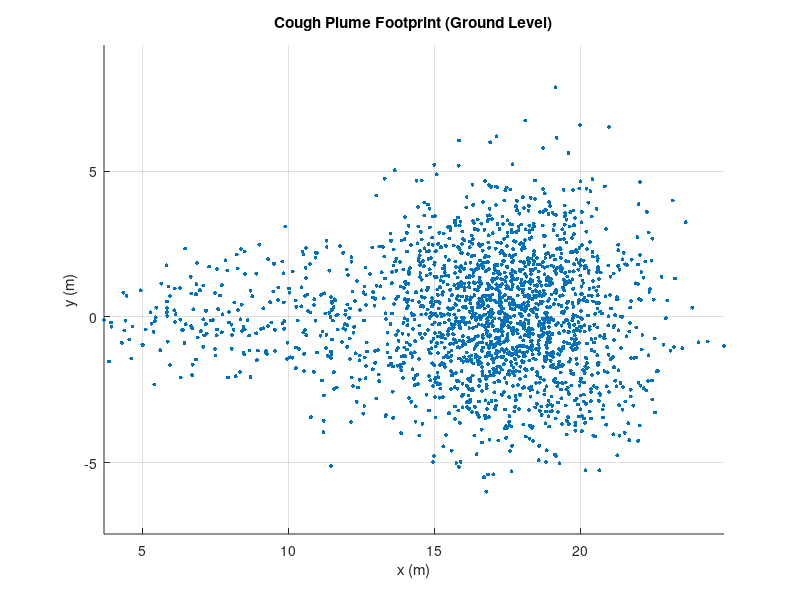
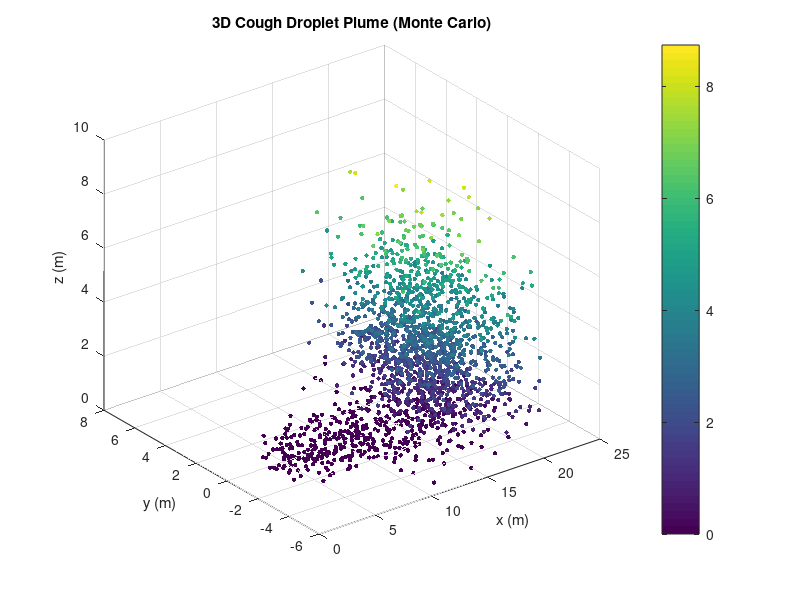
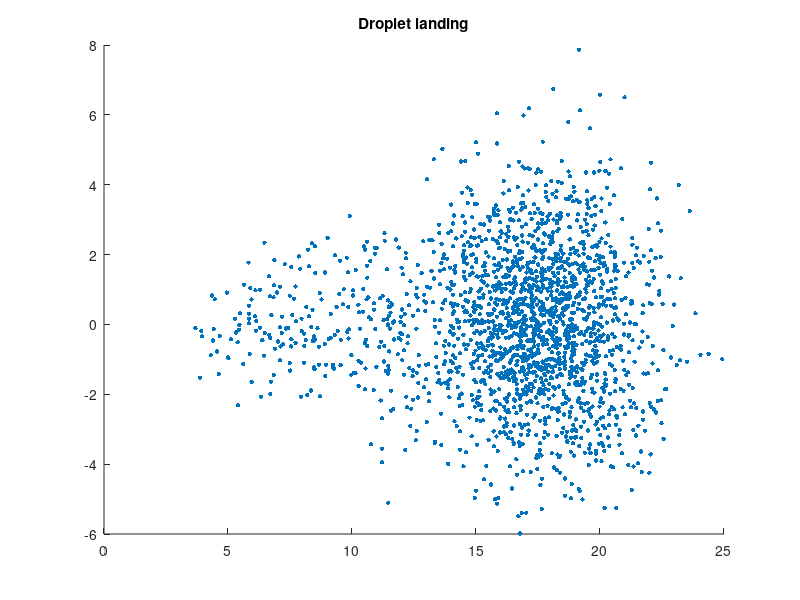
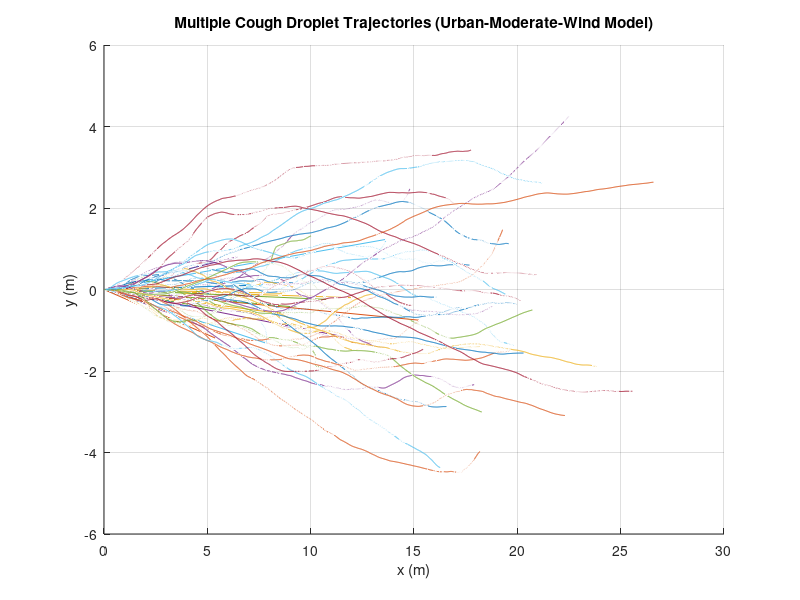

These figures' MATLAB source, in order: (Note: this script raises an error after producing the figures.)
%% ==============================
%  COUGH DROPLET PLUME MODEL
%  Monte Carlo + turbulence + settling
%% ==============================

clear; clc;

%% ------------------------------
% PARAMETERS
%% ------------------------------
g = 9.81;

density_liquid = 1000;
radius = 5e-6;
air_viscosity = 1.8e-5;

particle_relaxation = (2*density_liquid*radius^2)/(9*air_viscosity);
v_settle = particle_relaxation * g;   % settling speed (m/s)

%% ------------------------------
% MEAN WIND (choose scenario)
%% ------------------------------
U_ref = [3,6,12];      % light, moderate, strong
alpha = [0.13,0.25,0.325]; % field, suburb, urban

scenario_wind = 1;   % moderate
scenario_terrain = 3; % urban

U0 = U_ref(scenario_wind);
a  = alpha(scenario_terrain);

z = 2;
z_ref = 10;

U_mean_scalar = U0 * (z / z_ref)^a;
u_mean = [U_mean_scalar; 0; 0];

%% ------------------------------
% TURBULENCE PARAMETERS
%% ------------------------------
TL = 2;       % turbulence timescale (s)
sigma = 0.4;  % turbulence strength

%% ------------------------------
% TIME SETTINGS
%% ------------------------------
dt = 0.01;
T  = 10;
N  = T/dt;

%% ------------------------------
% MONTE CARLO SETTINGS
%% ------------------------------
Nd = 2000;   % number of droplets

x_end = zeros(3,Nd);

%% ------------------------------
% MAIN SIMULATION LOOP
%% ------------------------------

for i = 1:Nd

    % initial condition
    x = [0;0;2] + 0.02*randn(3,1);

    u_prime = zeros(3,1);

    for n = 1:N-1

        % --------------------------
        % TURBULENCE (OU PROCESS)
        % --------------------------
        xi = randn(3,1);

        u_prime = u_prime - (dt/TL)*u_prime + sigma*sqrt(dt)*xi;

        % --------------------------
        % MEAN FLOW + TURBULENCE
        % --------------------------
        u_air = u_mean + u_prime;

        dxdt = u_air;

        % settling (downwards)
        dxdt(3) = dxdt(3) - v_settle;

        % --------------------------
        % UPDATE POSITION
        % --------------------------
        x_new = x + dxdt*dt;

        % --------------------------
        % DEPOSITION CONDITION
        % --------------------------
        if x_new(3) <= 0
            x_new(3) = 0;   % lock to ground
            x = x_new;
            break;          % stop this droplet
        end

        x = x_new;

    end

    x_end(:,i) = x;

end

%% ==============================
% PLOTTING: PLUME DISTRIBUTION
%% ==============================

%% 1. Ground footprint (XY plane)
figure;
scatter(x_end(1,:), x_end(2,:), 8, 'filled');

xlabel('x (m)');
ylabel('y (m)');
title('Cough Plume Footprint (Ground Level)');
grid on;
axis equal;

%% 2. 3D plume
figure;
scatter3( ...
    x_end(1,:), ...
    x_end(2,:), ...
    x_end(3,:), ...
    10, ...
    x_end(3,:), ...
    'filled' ...
);

colorbar;
xlabel('x (m)');
ylabel('y (m)');
zlabel('z (m)');
title('3D Cough Droplet Plume (Monte Carlo)');
grid on;
view(3);

%% 3. Density map (XY histogram)
figure;
hist3([x_end(1,:)' x_end(2,:)'], 'Nbins',[60 60]);

xlabel('x (m)');
ylabel('y (m)');
zlabel('Density');
title('Plume Density Field (XY Projection)');


%what we see here is that the mean wind speed pushed the particle droplets along the x axis (directionally away from the mouth). Turbulence causes the droplet to stray away the further away from the inital position given that it is moving upwards as if it heads downwards it will stop at the ground. this is why you see a sharp rise upwards as we move along the x axis.

x_mean = mean(x_end, 2);

x_mean


%x: from this we can infer that the wind is strang and very affective at carrying the droplet away from the mouth


%y: this answer is approx zero, which makes sense as turbulence has symettric randomness due the the norm dist.

%z: this is a suprising result because it shows that on average the droplets end up higher

ground_hits = x_end(3,:) == 0;

x_ground_mean = mean(x_end(1,ground_hits));
y_ground_mean = mean(x_end(2,ground_hits));

scatter(x_end(1,:), x_end(2,:), 10, 'filled');
title('Droplet landing')
mean_ground = [x_ground_mean, y_ground_mean]


Nd = 50;              % number of droplets
x_all = zeros(3,N,Nd);

for i = 1:Nd

    x = zeros(3,N);
    x(:,1) = [0;0;2]; % start at a height of 2m (very tall person)

    u_prime = zeros(3,1);

    for n = 1:N-1

        xi = randn(3,1);

        u_prime = u_prime ...
            - (dt/TL)*u_prime ...
            + sigma*sqrt(dt)*xi;

        z_eff = max(x(3,n),0.01);

        U_mean = U0*(z_eff/z_ref)^a;
        u_mean = [U_mean;0;0];

        u_air = u_mean + u_prime;

        dxdt = u_air;
        dxdt(3) = dxdt(3) - v_settle;

        x(:,n+1) = x(:,n) + dxdt*dt;

        if x(3,n+1) <= 0
            x(3,n+1:end) = 0;
            break
        end

    end

    x_all(:,:,i) = x;

end

figure;
hold on
grid on

for i = 1:Nd
    plot3(x_all(1,:,i), x_all(2,:,i), x_all(3,:,i))
end

xlabel('x (m)');
ylabel('y (m)');
zlabel('z (m)');
title('Multiple Cough Droplet Trajectories (Urban-Moderate-Wind Model)');
view(1);

hold on
